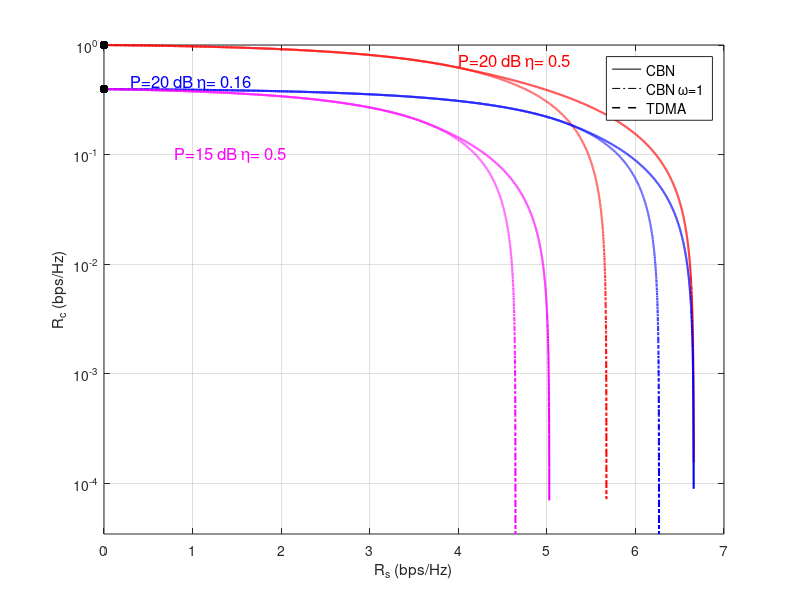

This chart was generated by the following MATLAB code:
close all
clear all

load('CBN_P_20_eta_20_resp.mat','P','eta','rate','r1','R2','rsm','rcm');
figure
plot(rate(1,:),rate(2,:),'r--','linewidth',1.5);
hold on
xlabel('R_{s} (bps/Hz)');ylabel('R_{c} (bps/Hz)');
plot(r1,R2,'r-','linewidth',1.5);
plot(rsm,rcm,'r-.','linewidth',1.5);
axisx=rate(1,2);axisy=rate(2,1);
plot(axisx,0,'k.','linewidth',1.5,'markersize',20);
plot(0,axisy,'k.','linewidth',1.5,'markersize',20);
plot(rsm(end),0,'k.','linewidth',1.5,'markersize',20);
grid on
load('CBN_P_20_eta_25_resp.mat','P','eta','rate','r1','R2','rsm','rcm');
plot(rate(1,:),rate(2,:),'--b','linewidth',1.5);
plot(r1,R2,'b-','linewidth',1.5);
plot(rsm,rcm,'b-.','linewidth',1.5);
plot(rsm(end),0,'k.','linewidth',1.5,'markersize',20);
load('CBN_P_15_eta_20_resp.mat','P','eta','rate','r1','R2','rsm','rcm');
plot(rate(1,:),rate(2,:),'--m','linewidth',1.5);
plot(r1,R2,'m-','linewidth',1.5);
plot(rsm,rcm,'m-.','linewidth',1.5);
axisx=rate(1,2);axisy=rate(2,1);
plot(axisx,0,'k.','linewidth',1.5,'markersize',20);
plot(0,axisy,'k.','linewidth',1.5,'markersize',20);
plot(rsm(end),0,'k.','linewidth',1.5,'markersize',20);
%%
ylim([0,1]);
% h=semilogy(r1,-1.*ones(size(r1)),'r-',r1,-1.*ones(size(r1)),'r-.',r1,-1.*ones(size(r1)),'r--',...
%     r1,-1.*ones(size(r1)),'b-',r1,-1.*ones(size(r1)),'b-.',r1,-1.*ones(size(r1)),'b--',...
%     r1,-1.*ones(size(r1)),'m-',r1,-1.*ones(size(r1)),'m-.',r1,-1.*ones(size(r1)),'m--','Linewidth',1.1);
% legend(h,{'P=20 dB \eta= -20 dB (CBN)','P=20 dB \eta= -20 dB (CBN \omega=1)','P=20 dB \eta= -20 dB (TDMA)',...
%     'P=20 dB \eta= -25 dB (CBN)','P=20 dB \eta= -25 dB (CBN \omega=1)','P=20 dB \eta= -25 dB (TDMA)',...
%     'P=15 dB \eta= -20 dB (CBN)','P=15 dB \eta= -20 dB (CBN \omega=1)','P=15 dB \eta= -20 dB (TDMA)'},'FontSize',10,'location','northeast');
h=semilogy(r1,-1.*ones(size(r1)),'k-',r1,-1.*ones(size(r1)),'k-.',r1,-1.*ones(size(r1)),'k--',...
'Linewidth',1.1);
legend(h,{'CBN','CBN \omega=1','TDMA',...
    },'FontSize',10,'location','northeast');
fs=12;
text(0.8,0.1,'P=15 dB \eta= 0.5','Color','m','FontSize',fs);
text(0.3,0.45,'P=20 dB \eta= 0.16','Color','b','FontSize',fs);
text(4,0.7,'P=20 dB \eta= 0.5','Color','r','FontSize',fs);
% text(0.8,0.1,'P=15 dB \eta= -3 dB','Color','m','FontSize',fs);
% text(0.3,0.45,'P=20 dB \eta= -8 dB','Color','b','FontSize',fs);
% text(4,0.7,'P=20 dB \eta= -3 dB','Color','r','FontSize',fs);


